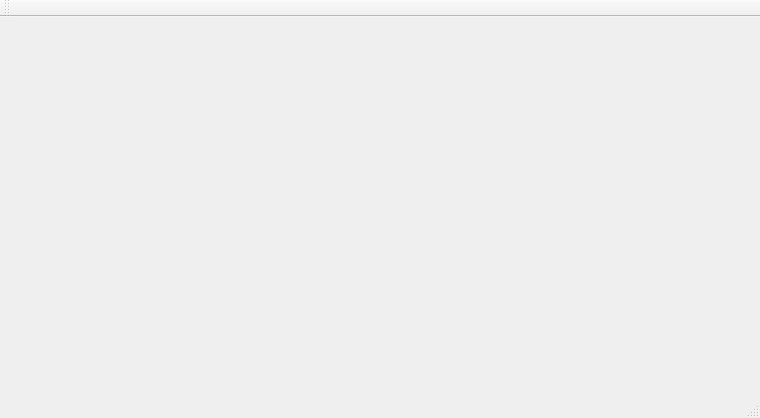
<?xml version="1.0" encoding="UTF-8"?>
<ui version="4.0">
 <class>MainWindow</class>
 <widget class="QMainWindow" name="MainWindow">
  <property name="geometry">
   <rect>
    <x>0</x>
    <y>0</y>
    <width>760</width>
    <height>418</height>
   </rect>
  </property>
  <property name="windowTitle">
   <string>MainWindow</string>
  </property>
  <widget class="QWidget" name="centralWidget"/>
  <widget class="QMenuBar" name="menuBar">
   <property name="geometry">
    <rect>
     <x>0</x>
     <y>0</y>
     <width>760</width>
     <height>23</height>
    </rect>
   </property>
  </widget>
  <widget class="QToolBar" name="mainToolBar">
   <attribute name="toolBarArea">
    <enum>TopToolBarArea</enum>
   </attribute>
   <attribute name="toolBarBreak">
    <bool>false</bool>
   </attribute>
  </widget>
  <widget class="QStatusBar" name="statusBar"/>
 </widget>
 <layoutdefault spacing="6" margin="11"/>
 <resources/>
 <connections/>
</ui>
